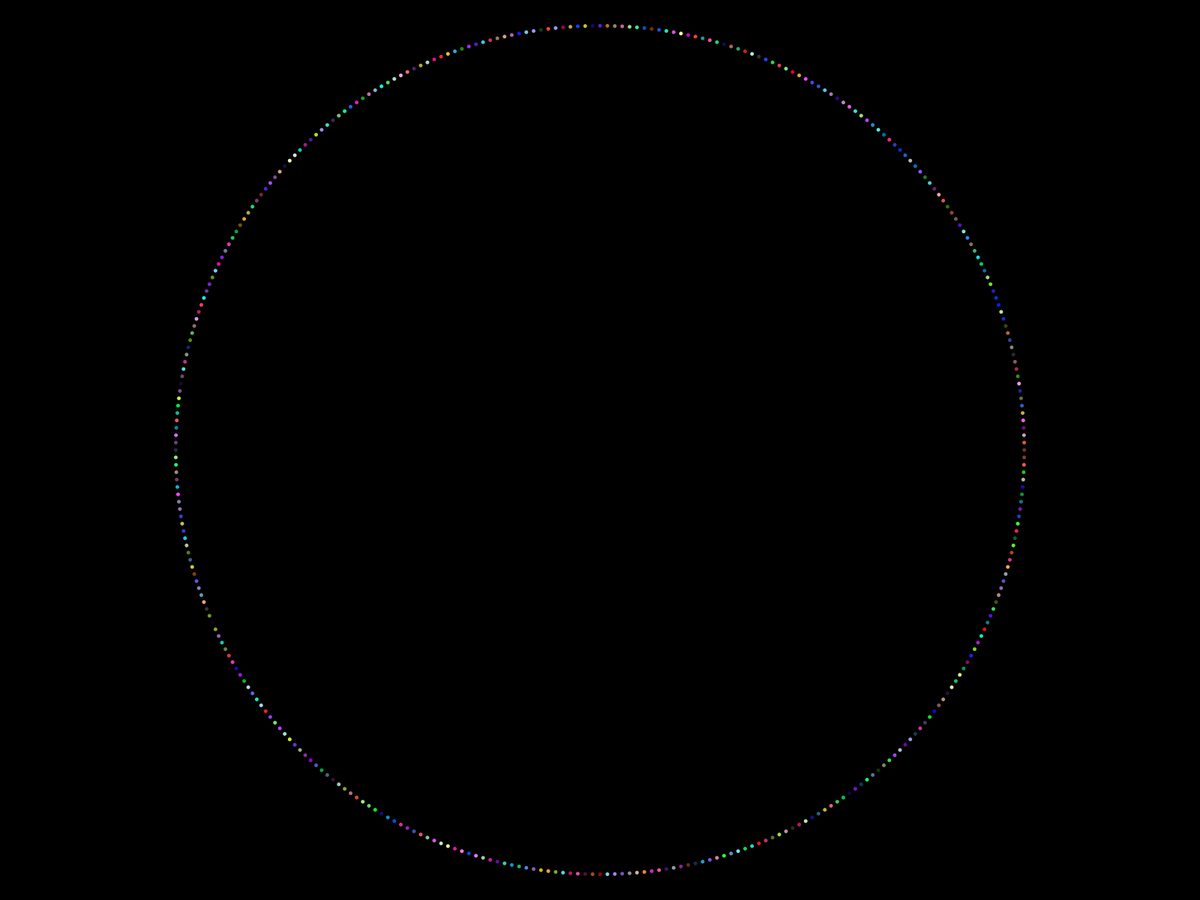
Frame 1 (no input)
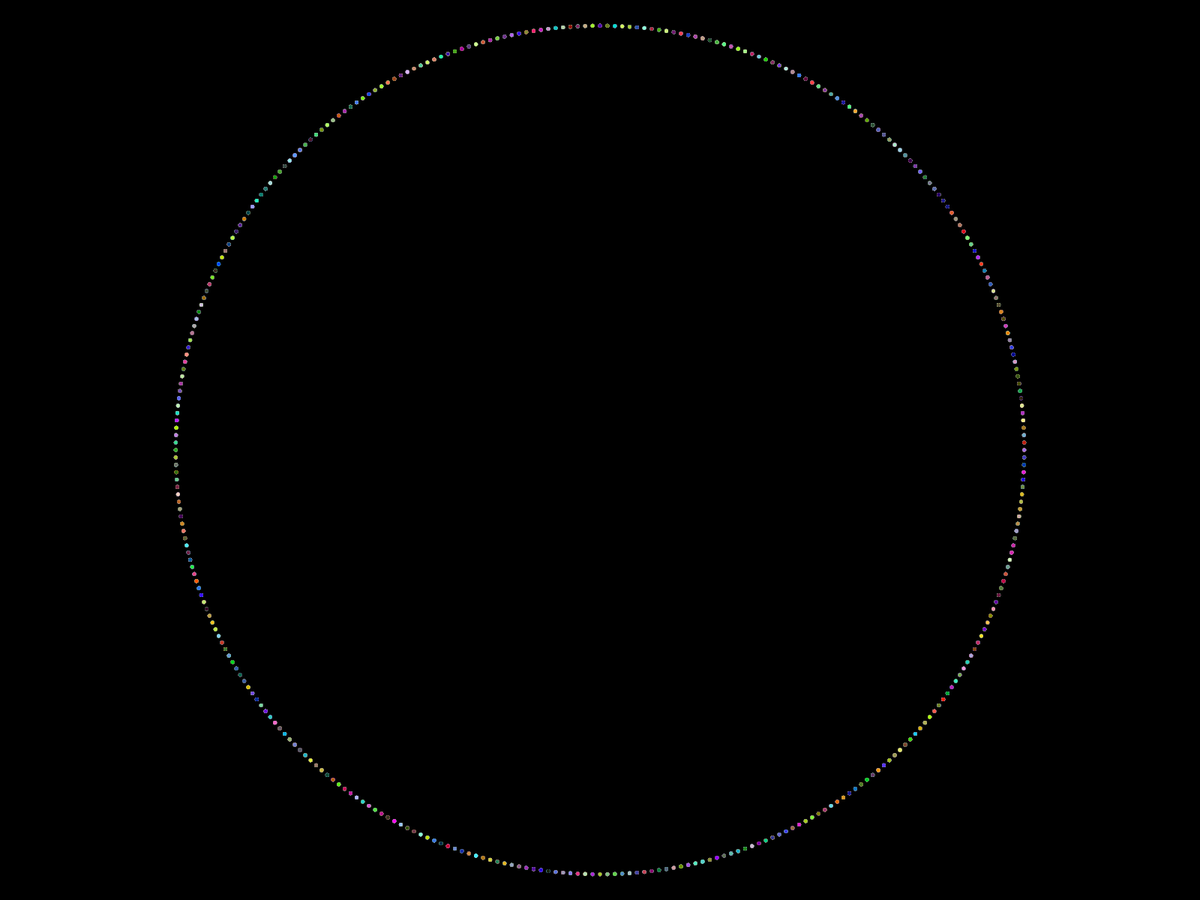
Frame 60 (the mouse pressed at the canvas centre just before this capture)
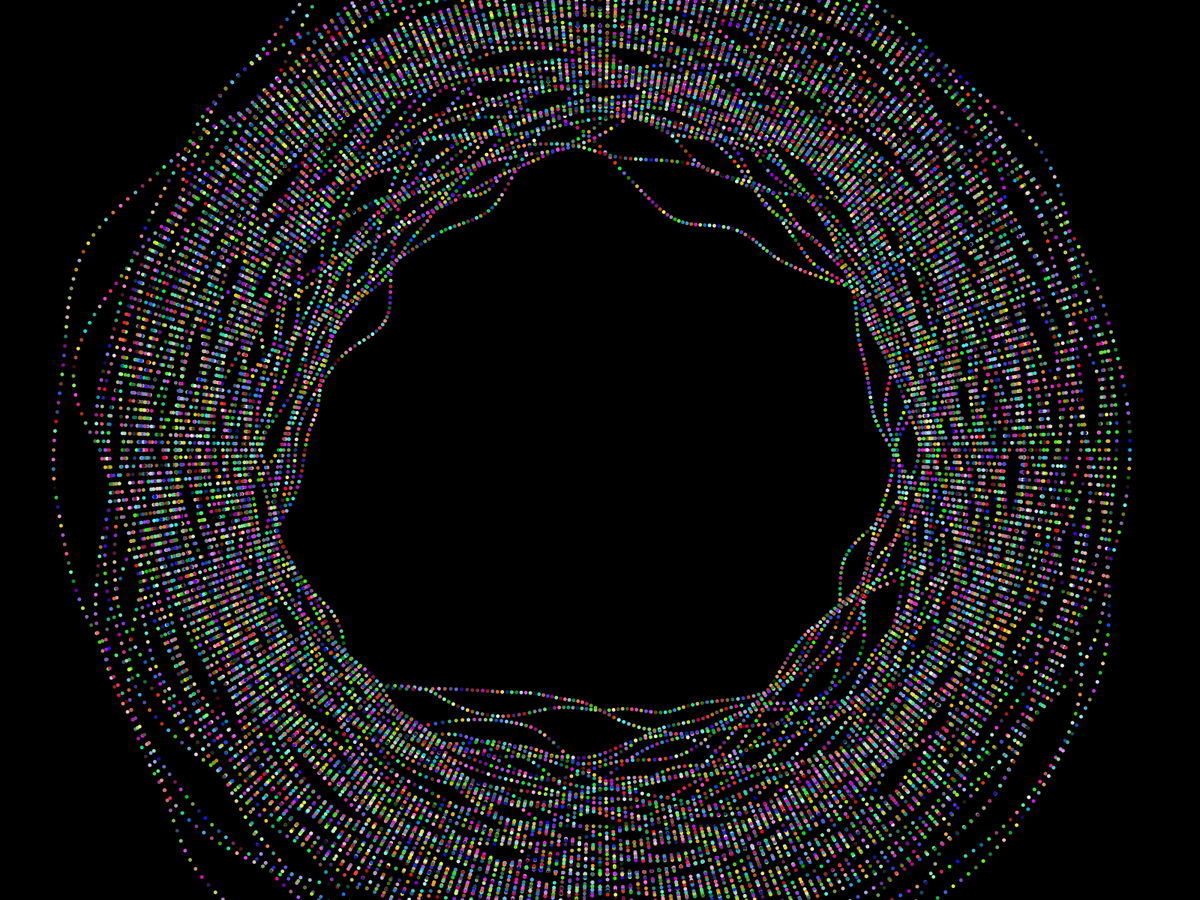
Frame 120 (the mouse held since frame 60 and released just before this capture)

The Processing sketch that drew these frames (run headless with seeded random() and noise(); from frame 60 on, the mouse is pressed at the canvas centre):

// Processing sketch: main
// ── main.pde
float offset = 0.0;
boolean isNoise = true;

void setup() {
  fullScreen();
  background(0);
  noStroke();
  fill(#00B7CC, 10);
}

void draw() {
 
  translate(width/2, height/2);
 
  for (int i = 0; i < 360; i++) {
    rotate(PI/180);
    if (isNoise) {
      fill(random(256), random(256), random(256));
    } else {
      fill(random(256), random(256), random(256));
    }
    offset += 0.01;
    float pos = width/4 + noise(offset)*mouseX/2-mouseX/4;
    print(pos);
    ellipse(pos, pos, 5, 5);
  }
}

void mouseClicked() {
  isNoise = !isNoise;
}
